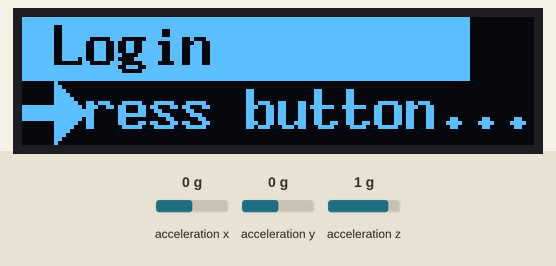
Recording of a sketch running on a simulated Arduino Leonardo, built with avr-gcc and run on an emulated ATmega32U4. On the bench: 128×32 one-colour display. Wiring (inferred from the names in the program): MPU-9250 motion sensor at I2C address 0x68. The test bench sets the inputs (shaded band); at power-on: acceleration x 0 g, acceleration y 0 g, acceleration z 1 g. USB keyboard and mouse output is not drawn; what the sketch prints to the serial monitor is not drawn.

Above: at 2.5 s.
2.6 s: acceleration x set to -1.4 g
At 3.3 s:
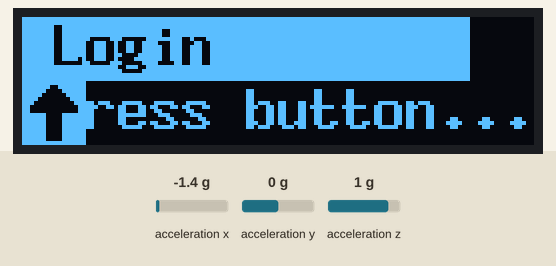
4.1 s: acceleration x set to 0.8 g
At 4.7 s:
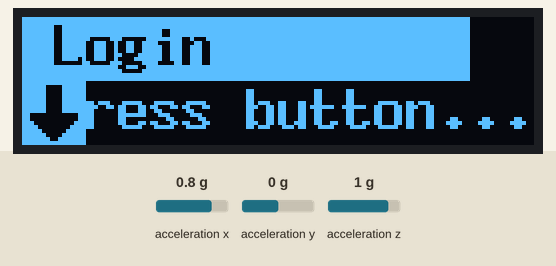
5.6 s: acceleration x set to -0.8 g
At 7.0 s:
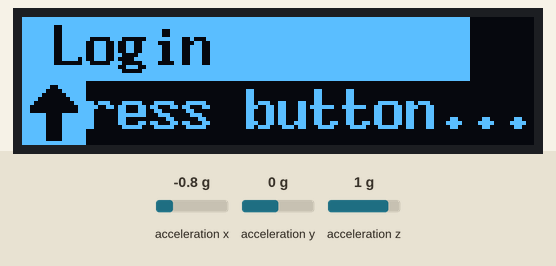
Timing chart, 0 to 5.9 s (numbered marks = the images above; inputs shaded):
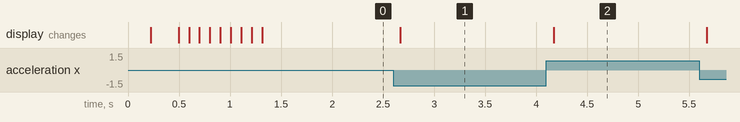

Measured:
- after the input at 2.6 s, the display: first changes after 0.07 s (image 1 shows a later state)
- after the input at 4.1 s, the display: first changes after 0.07 s (image 2 shows a later state)

The sketch:

ppm.ino
```cpp
//Author:  Owen Cocjin
//Version: 1.0
//Date:    02/02/2021
//Description:  Main code for PPM
//Notes:
//  - Lots of optimization! Specifically in isr_core
#include <Wire.h>
#include <Keyboard.h>
#include <string.h>
#include "arrows.h"
#include "menus.h"
#include "accelerometer.h"
#include "u8x8_obj.h"

//Debounce delay in milliseconds
//This also defines how quickly you can press the button
//Note that the button might bounce on falling edge! Button shouldn't be held down
#define DEBOUNCE 230
//Sensitivity of tilts
#define SNSTVTY 5000
//Starred passwords
#define PRIVACY **************

const int button=0;  //Using interrupts
//Arrow
unsigned long prev_arrow_millis;
unsigned long cur_arrow_millis;
int cur_arrow_pos;  //Current arrow position
//Debouncing
volatile unsigned long isr_millis_prev=0;
volatile unsigned long isr_millis_cur=0;
//Menu pages
int cur_page=0;
volatile int des_page=0;  //Desired
volatile bool privacy=true;  //Hides passwords from screen
volatile bool update_page=false;  //Mark the page to update if true
//Keyboard
//Keyboard (probably) uses timing to type, meaning it can't be used in an interrupt.
volatile char to_type[20];

//-------------//
//    SETUP    //
//-------------//
void setup(){
	pinMode(button, INPUT);
	//Setup all
	Serial.begin(9600);
	attachInterrupt(digitalPinToInterrupt(button), isr_update, RISING);
	Keyboard.begin();
  u8x8.begin();
	Wire.begin();
	setupMPU();
	//Flip screen (required for desired orientation)
	u8x8.setFlipMode(1);
	//Print login
	u8x8.setFont(u8x8_font_8x13B_1x2_r);
	u8x8.clear();
	writePage(Login, false);
	//Show all arrow positions
	for(int i=0;i<sizeof(arrow_pos)/sizeof(Big_Arrow);++i){
		updateArrow(i);
		delay(100);
	}//for()
}//setup()

//------------//
//    LOOP    //
//------------//
void loop(){
	//I think u8x8 and Keyboard uses delay, which stalls the interrupt :/
	//Write a password BEFORE updating page
	if(strcmp(to_type, "")!=0){
		writePassword(to_type);
	}//if()
	//The loop must constantly check the page value to determine which page to print
	Serial.print("cur_page: ");
	Serial.print(cur_page);
	Serial.print(" | des_page: ");
	Serial.println(des_page);
	if(des_page!=cur_page||update_page){
		cur_page=des_page;
		update_page=false;
		writePage(Menu[cur_page], privacy);
	}//if()
	//Check if there is anything to write to keyboard
	//Read data from mpu6500
	getAccel();  //Gives us tilt value
	//Handle arrow
	cur_arrow_millis=millis();
	if(cur_arrow_millis-prev_arrow_millis>=150){  //Refresh rate of 100ms
		if(aRawX>=SNSTVTY){  //Up
			cur_arrow_pos=5;
		}//if()
		else if(aRawX<=-SNSTVTY){  //Down
			cur_arrow_pos=7;
		}//else if()
		else if(aRawY>=SNSTVTY){  //Left
			cur_arrow_pos=4;
		}//else if()
		else if(aRawY<=-SNSTVTY){  //Right
			cur_arrow_pos=6;
		}//else if()
		updateArrow(cur_arrow_pos);
		prev_arrow_millis=cur_arrow_millis;
	}//if()
}//loop()


//-----------------//
//    FUNCTIONS    //
//-----------------//
void isr_core(){
	/*Core code to run during interrupt*/
	//Write out password as HID
	if(cur_arrow_pos==4){
		strcpy(to_type, Menu[cur_page].content);
	}//if()
	//Flip the privacy state
	else if(cur_arrow_pos==6){
		privacy=!privacy;
		update_page=true;  //Update the current page
	}//else if
	//Read arrow_pos as des_page
	else if(cur_arrow_pos==5){
		des_page=(cur_page+pages_noof-1)%pages_noof;
	}//if()
	else if(cur_arrow_pos==7){
		des_page=(cur_page+1)%pages_noof;
	}//else if
}//isr_core()

void isr_update(){
	/*Handles interrupt.
	This function is mostly a button debounce*/
	isr_millis_cur=millis();
	if(isr_millis_cur-isr_millis_prev>DEBOUNCE){  //Debounce
		isr_millis_prev=isr_millis_cur;  //"Reset" millis counter
		//Code to execute goes here
		isr_core();
	}//if()
	//Stalls while button is held down
	while(digitalRead(button)==HIGH);
}///ISR to update arrow

void writePassword(char *p){
	/*Write password via HID*/
	//Should already be on the correct page.
	//Just write content
	writeContent("Writing...", false);
	Keyboard.println(Menu[cur_page].content);
	delay(500);
	//Display original contents when done writing
	writeContent(Menu[cur_page].content, privacy);
	//Clear to_type
	strcpy(to_type, "");
}//writePassword()
```

accelerometer.h
```cpp
//Author:  Owen Cocjin
//Version: 1.0
//Date:    02/02/2021
//Description:  Handles MPU stuff
//Notes:
long gRawX, gRawY, gRawZ;
long aRawX, aRawY, aRawZ;

void setupMPU(){
	//Wakeup MPU, which boots asleep by default
	Wire.beginTransmission(0x68);
	Wire.write(0x6b);  //Power Management  register
	Wire.write(0x00);  //Mostly wanna set sleep to 0 (wake up!)
	Wire.endTransmission();
	//Reset config Gyro
	Wire.beginTransmission(0x68);
	Wire.write(0x1b);
	Wire.write(0x00);
	Wire.endTransmission();
	//Reset config Accel
	Wire.beginTransmission(0x68);
	Wire.write(0x1c);
	Wire.write(0x00);
	Wire.endTransmission();
}//setupMPU

void getAccel(){
	//Get accelerometer data
	Wire.beginTransmission(0x68);
	Wire.write(0x3b);  //Start of accel data -> 0x40
	Wire.endTransmission();
	Wire.requestFrom(0x68, 6);  //Request 6 bytes, starting from 0x3b to 0x40
	//Read bytes into accel
	while(Wire.available()>0){
		//Read bytes into accel
		aRawX=Wire.read()<<8|Wire.read();
		aRawY=Wire.read()<<8|Wire.read();
		aRawZ=Wire.read()<<8|Wire.read();
	}//while()
}//getAccel()

void getGyro(){
	//Get gryoscope data
	Wire.beginTransmission(0x68);
	Wire.write(0x43);
	Wire.requestFrom(0x68, 6);
	while(Wire.available()>0){
		gRawX=Wire.read()<<8|Wire.read();
		gRawY=Wire.read()<<8|Wire.read();
		gRawZ=Wire.read()<<8|Wire.read();
	}//while()
}//getGyro
```

menus.h
```cpp
//Author:  Owen Cocjin
//Version: 1.0
//Date:    02/02/2021
//Description:  Handles menu stuff
//Notes:
//  - This is where the passwords are stored. Preferabbly the passwords will be moved elsewhere in the future...
#define COLS 16

void clearRow(int rnom, int front, int back);
void writeTitle(char *title);
void writeContent(char *content);

//struct for menu pages
struct Page{
	//The max chars per line is 15 (16 chars -1 for beginning padding)
	char title[20];
	char content[20];
};//Page

//Menu is where the passwords and titles are stored....
//Need to figure out the most secure way to store the passwords
//Maybe encode them with the login password?
Page Login={"Login", "Press button..."};
Page Menu[]={
{"Generic", "All5!t3$"},
{"Youtube", "#Movies2n8ght%"},
{"Windows VM", "Passw0rd!"},  //This is the real default pass lol!
{"Website", "5ecretPassw0rd!"}
};

//Menu size to be used by counter functions
int pages_noof=sizeof(Menu)/sizeof(Menu[0]);

//Setup login pattern here
/*!!!!!!!!!!!!!!!!!!!!!!!!!!!!!!!!!!!!!!!!!!!!!!
!!!!!!!!!!!!!!!!!!!!!!!!!!!!!!!!!!!!!!!!!!!!!!!!
!!!!!!!!!!!!!!!!!!!!!!!!!!!!!!!!!!!!!!!!!!!!!!*/
```

u8x8_obj.h
```cpp
//Author:  Owen Cocjin
//Version: 1.0
//Date:    02/02/2021
//Description:  Handles u8x8 lib stuff
//Notes:
//  - This file exists for 2 main reasons:
//    + It makes the u8x8 library global/makes importing easier
//    + Can't use the lib inside isr, probably because it uses timing, like delays
#include <U8x8lib.h>

//Define the u8x8 "object"
U8X8_SSD1306_128X32_UNIVISION_HW_I2C u8x8(/* reset=*/ U8X8_PIN_NONE, /* clock=*/ SCL, /* data=*/ SDA);

//Include any functions that use u8x8
void clearRow(int rno, int front, int back){
	/*Clears row no
	front is how many chars to ignore from start
	back is how many chars to ignore from end*/
	u8x8.setCursor(0, rno);
	for(int i=front;i<u8x8.getCols()-back; ++i){
		u8x8.setCursor(i, rno);
		u8x8.print(" ");
	}//for()
	u8x8.setCursor(0, rno);
}//clearRow()

void updateArrow(int pos){
	/*Updates the position the accelerometer is detecting*/
	u8x8.drawTile(14, 0, 2, arrow_pos[pos].top);
	u8x8.drawTile(14, 1, 2, arrow_pos[pos].bottom);
}//updateArrow()

void writeContent(char *con, bool p){
	/*Writes content to screen.
	If 'p' is true, write stars instead*/
	u8x8.noInverse();
	clearRow(2, 0, 0);
	u8x8.setCursor(1, 2);  //Add padding at front
	if(!p){
		u8x8.print(con);
	}//if()
	else{
		u8x8.print("**************");
	}//else
}//writeContent()

void writePage(Page p, bool priv){
	/*Writes formatted page to screen.
	Writes starts instead of password if priv is true*/
	writeTitle(p.title);
	writeContent(p.content, priv);
}//writePage()

void writeTitle(char *title){
	/*Writes the title of the screen*/
	u8x8.inverse();
	clearRow(0, 0, 2);
	u8x8.setCursor(1, 0);  //Add padding at front
	u8x8.print(title);
	u8x8.noInverse();
}///writeTitle()
```

Source omitted: arrows.h (data table, 2151 bytes)
